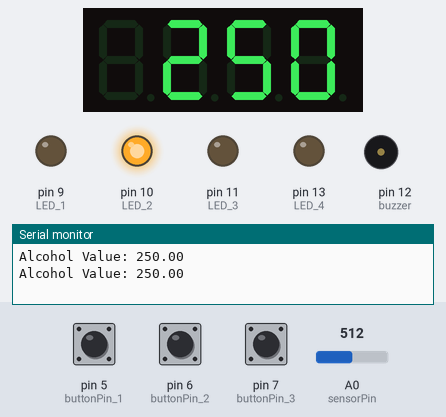
A program run on a simulated Arduino Uno, built with avr-gcc and run on an emulated ATmega328P. On the bench: 4-digit seven-segment display, output pins drawn as LEDs (lit = HIGH), buzzer (waves = sounding, pin HIGH), the last lines printed to the serial monitor. Dashed ring = blinking. The inputs (shaded band) are chosen by the test bench; at power-on: A0 (sensorPin) = 512, pin 5 (buttonPin_1) HIGH, pin 7 (buttonPin_3) HIGH, pin 6 (buttonPin_2) HIGH.

Above: at 3.2 s.
3.3 s: A0 (sensorPin) set to 808
At 4.6 s:
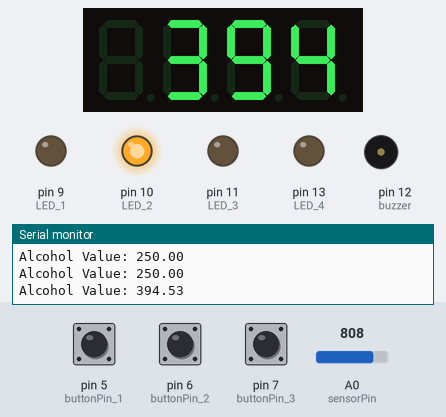
5.5 s: A0 (sensorPin) set to 831
At 6.5 s:
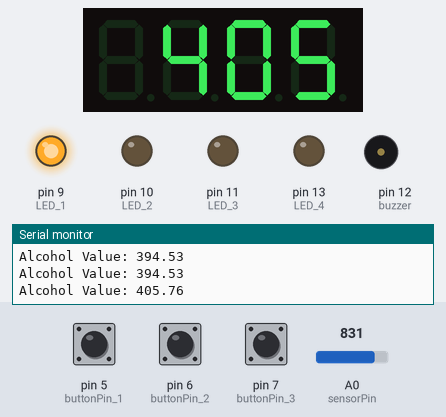
7.6 s: pin 5 (buttonPin_1) pulled LOW for 1.25 s
At 9.1 s:
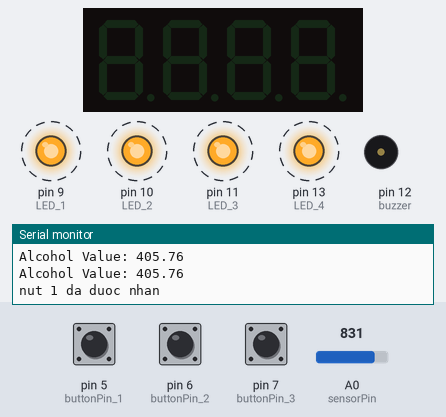
10.7 s: pin 7 (buttonPin_3) pulled LOW for 3.2 s
At 11.9 s:
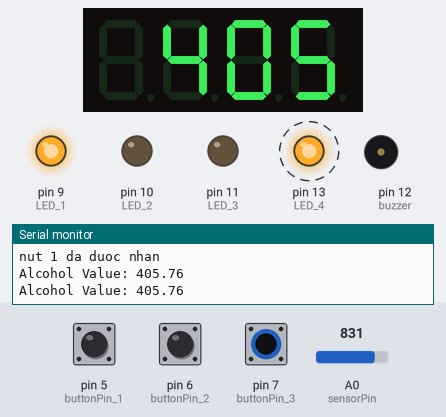
15.4 s: pin 7 (buttonPin_3) pulled LOW for 3.2 s
At 18.9 s:
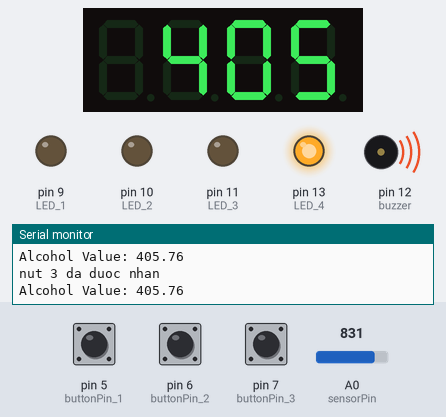
20.1 s: A0 (sensorPin) set to 730
24.2 s: A0 (sensorPin) set to 702
Timing chart, 0 to 26.7 s (numbered marks = the images above; inputs shaded):
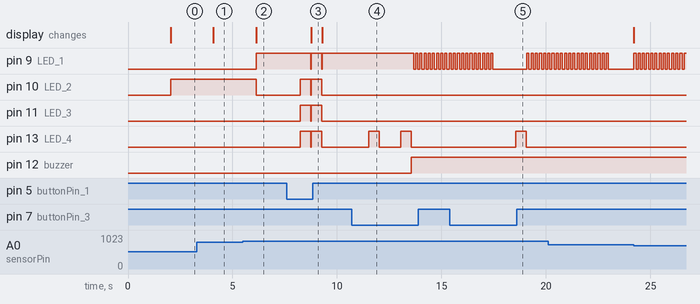

Measured:
- the behaviour switches between 819 and 820 on A0 (sensorPin) (found by bisection; images 1 and 2)
- after the input at 3.3 s, the display: changes after 0.79 s (image 1)
- after the input at 5.5 s, pin 9 (LED_1): LOW → HIGH after 0.63 s; pin 10 (LED_2): HIGH → LOW after 0.63 s; the display: changes after 0.63 s (image 2)
- after the input at 7.6 s, pin 9 (LED_1): alternates HIGH for 0.50 s and LOW for 0.02 s, 4 changes in all, then stays HIGH, starting after 1.2 s; pin 10 (LED_2), pin 11 (LED_3), pin 13 (LED_4): alternates HIGH for 0.50 s and LOW for 0.02 s, 4 changes in all, then stays LOW, starting after 0.65 s; the display: changes after 1.2 s (image 3)
- after the input at 10.7 s, pin 9 (LED_1): alternates HIGH for 0.10 s and LOW for 0.10 s, starting after 3.0 s; pin 13 (LED_4): alternates HIGH for 0.50 s and LOW for 1.0 s, 4 changes in all, then stays LOW, starting after 0.82 s; pin 12 (buzzer): LOW → HIGH after 2.9 s
- after the input at 15.4 s, pin 13 (LED_4): LOW → HIGH after 3.2 s, → LOW 0.50 s later

The program:

main.cpp
```cpp
#include <TM1637Display.h>
#include <Arduino.h>

#define CLK 4
#define DIO 3
#define LED_1 9
#define LED_2 10
#define LED_3 11
#define LED_4 13
#define buzzer 12

const int buttonPin_1 = 5;
const int buttonPin_2 = 6;
const int buttonPin_3 = 7;

float value;
float threshold = 0;

int sensorPin = A0; // Cảm biến MQ-3 kết nối với chân A0
TM1637Display display(CLK, DIO);

boolean buttonState1 = HIGH;
boolean buttonState2 = HIGH;
boolean buttonState3 = HIGH;

boolean systemOn = true; // State variable to keep track of system status

void setup() {
  Serial.begin(9600);
  pinMode(LED_1, OUTPUT);
  pinMode(LED_2, OUTPUT);
  pinMode(LED_3, OUTPUT);
  pinMode(LED_4, OUTPUT);
  pinMode(buzzer, OUTPUT);
  pinMode(buttonPin_1, INPUT_PULLUP); // New button for turning the system on/off
  pinMode(buttonPin_2, INPUT_PULLUP); // Kết nối nút nhấn với điện trở kéo lên bên ngoài
  pinMode(buttonPin_3, INPUT_PULLUP); // Kết nối nút nhấn với điện trở kéo lên bên ngoài

  threshold = 400;
  display.setBrightness(0x0f); // Đặt độ sáng tối đa
  display.clear();
  delay(2000);
}

boolean debounceButton(int buttonPin, boolean state) {
  boolean stateNow = digitalRead(buttonPin);
  if (state != stateNow) {
    delay(100); // Chờ 100ms để debounce
    stateNow = digitalRead(buttonPin);
  }
  return stateNow;
}

void button() {
  buttonState1 = debounceButton(buttonPin_1, buttonState1);
  if (buttonState1 == LOW) {
    systemOn = !systemOn; // Toggle system state
    digitalWrite(LED_1, HIGH); // Briefly light up LED 3 as feedback
    digitalWrite(LED_2, HIGH);
    digitalWrite(LED_3, HIGH);
    digitalWrite(LED_4, HIGH);

    delay(500);
    digitalWrite(LED_1, LOW); // Briefly light up LED 3 as feedback
    digitalWrite(LED_2, LOW);
    digitalWrite(LED_3, LOW);
    digitalWrite(LED_4, LOW);
     Serial.println("nut 1 da duoc nhan ");
  }
  if (!systemOn) {
    return; // If system is off, skip the rest of the button checks
  }

  buttonState2 = debounceButton(buttonPin_2, buttonState2);
  if (buttonState2 == LOW) {
    threshold += 50;
    digitalWrite(LED_3, HIGH);
    delay(500); // Đèn LED sáng trong 500ms
    digitalWrite(LED_3, LOW);
    Serial.println("nut 2 da duoc nhan ");
  }

  buttonState3 = debounceButton(buttonPin_3, buttonState3);
  if (buttonState3 == LOW) {
    threshold -= 50;
    digitalWrite(LED_4, HIGH);
    delay(500); // Đèn LED sáng trong 500ms
    digitalWrite(LED_4, LOW);
    Serial.println("nut 3 da duoc nhan ");
  }


}

void loop() {
  button();

  if (!systemOn) {
    display.clear(); // Clear the display if the system is off
    digitalWrite(LED_1, LOW);
    digitalWrite(LED_2, LOW);
    digitalWrite(LED_3, LOW);
    digitalWrite(LED_4, LOW);
    digitalWrite(buzzer, LOW);
    return;
  }

  int rawValue = analogRead(sensorPin);
  value = rawValue / 1024.0 * 5.0; // Chuyển đổi giá trị analog sang điện áp (0-5V)

  float alcoholValue = (value / 5.0) * 500.0; // Điều chỉnh công thức tính toán

  Serial.print("Alcohol Value: ");
  Serial.println(alcoholValue);

  display.showNumberDec(alcoholValue, false, 4, 0); // Hiển thị giá trị nồng độ cồn

  if (alcoholValue < threshold) {
    digitalWrite(LED_2, HIGH); // Bật LED 2
    digitalWrite(LED_1, LOW); // Tắt LED 1
  }
  // Khi có cồn
  else {
    digitalWrite(LED_2, LOW); // Tắt LED 2
    digitalWrite(LED_1, HIGH); // Bật LED 1
  }

  if (alcoholValue > (threshold + 100)) {
    digitalWrite(buzzer, HIGH);
    for (int i = 0; i < 20; i++) {
      digitalWrite(LED_1, HIGH);
      delay(100);
      digitalWrite(LED_1, LOW);
      delay(100);
    }
  } else {
    digitalWrite(buzzer, LOW);
  }

  delay(1000); // Thêm một khoảng trễ ngắn để tránh vòng lặp quá nhanh
}
```
